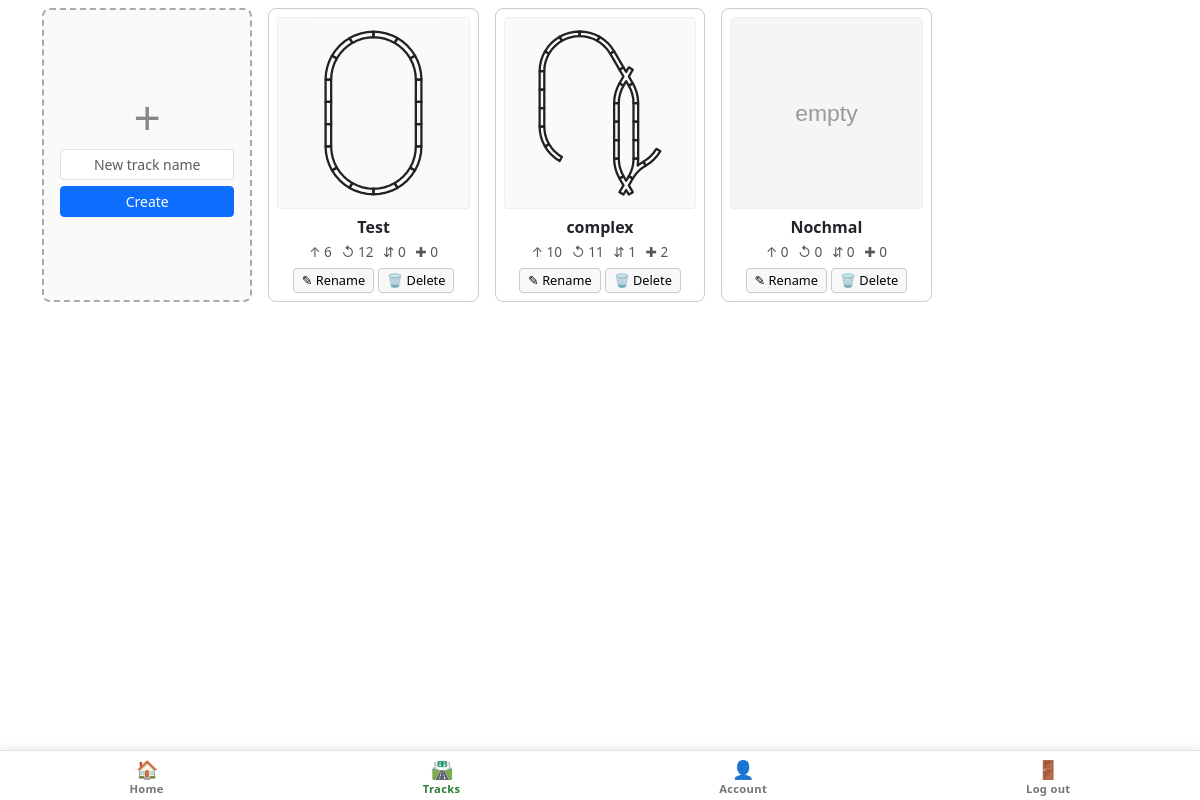
The page /track_open (signed in) on the database as committed earlier.
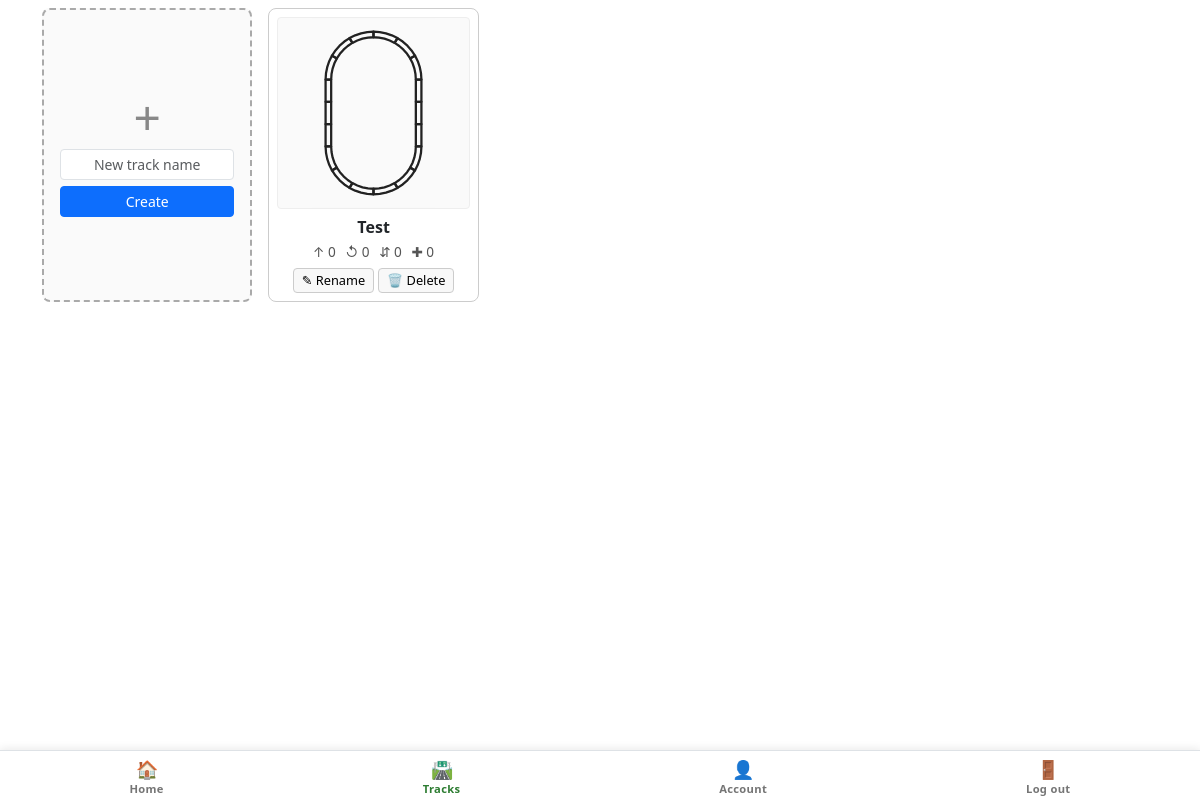
The same page on the database as committed later.
### tables this page shows
CREATE TABLE tracks (
	id INTEGER NOT NULL, 
	user_id INTEGER NOT NULL, 
	title TEXT NOT NULL, 
	PRIMARY KEY (id), 
	FOREIGN KEY(user_id) REFERENCES users (id) ON DELETE CASCADE
);

### duplo/blueprints/tracks.py (the view, shortened to what this page needs)
@bp.route("/track_open", methods=["GET", "POST"])
@login_required
def track_open():
    if request.method == "GET":
        tracks = tracks_read(user_id=session["user_id"])
        track_info = []
        for t in tracks:
            if not os.path.exists(thumbnail_file(t["id"])):
                generate_thumbnail(t["id"])
            track_info.append({
                "id": t["id"],
                "title": t["title"],
                "counts": piece_counts(t["id"]),
                "thumbnail": thumbnail_url(t["id"]),
            })
        return render_template("track_open.html", tracks=track_info)

### duplo/auth.py (called while the page is built)
def login_required(f):
    @wraps(f)
    def decorated_function(*args, **kwargs):
        if session.get("user_id") is None:
            return redirect("/")
        return f(*args, **kwargs)
    return decorated_function

### duplo/extensions.py (called while the page is built)
def sql(cmd, **params):
    is_sqlite = current_app.config["SQLALCHEMY_DATABASE_URI"].startswith("sqlite")
    if "PRAGMA" in cmd and not is_sqlite:
        return None
    logger = current_app.logger
    if logger.isEnabledFor(logging.DEBUG):
        logger.debug("SQL: %s | params=%s", cmd, params)
        db.session.commit()
    stmt = text(cmd)
    result = db.session.execute(stmt, params or None)
    lowered = cmd.lstrip().lower()
    if lowered.startswith(("insert", "update", "delete")) or "pragma" in lowered:
        db.session.commit()
    if lowered.startswith("select"):
        rows = [dict(row._mapping) for row in result]
        if logger.isEnabledFor(logging.DEBUG):
            logger.debug("SQL result: %s", rows)
        return rows
    return None

### duplo/repositories/layouts.py (called while the page is built)
def pieces_read(track_id):
    rows = sql(
        "select id, piece, x, y, rot from pieces"
        " where track_id = :track_id order by id",
        track_id=track_id,
    )
    return [
        {"id": r["id"], "type": r["piece"],
         "x": float(r["x"]), "y": float(r["y"]), "rot": int(r["rot"])}
        for r in rows
    ]

### duplo/repositories/tracks.py (called while the page is built)
def tracks_read(user_id):
    return sql(
        "select id, title from tracks where user_id = :user_id",
        user_id=user_id,
    )

### duplo/services/thumbnails.py (called while the page is built)
def _thumb_dir():
    return os.path.join(current_app.static_folder, 'thumbnails')

def thumbnail_file(track_id):
    return os.path.join(_thumb_dir(), f'{track_id}.svg')

def thumbnail_url(track_id):
    return f'/static/thumbnails/{track_id}.svg'

def piece_counts(track_id):
    pieces = [i['type'] for i in pieces_read(track_id=track_id)]
    return {p: sum(1 for x in pieces if x == p) for p in PIECE_TYPES}

### templates/track_open.html (shortened to what this page needs)
{% extends "layout.html" %}
{% block head %}
<link rel="stylesheet" href="{{ asset_url('css/track_open.css') }}">
{% endblock %}
{% block main %}
<div class="track-grid">
    <div class="new-card">
        <div class="plus">+</div>
        <form action="/track_create" method="post">
            <input class="form-control form-control-sm" type="text" name="title"
                placeholder="New track name" pattern="[A-Za-z0-9]+" autocomplete="off" required>
            <button class="btn btn-primary btn-sm" type="submit">Create</button>
        </form>
    </div>
    {% for track in tracks %}
    <div class="track-card">
        <form action="/track_open" method="post">
            <button type="submit" class="open-btn" title="Open {{ track.title }}">
                <img class="thumb" src="{{ track.thumbnail }}" alt="{{ track.title }} thumbnail">
                <div class="title">{{ track.title }}</div>
                <div class="pieces">
                    <span title="Straight">&ShortUpArrow; {{ track.counts.straight }}</span>
                    <span title="Curve">&#8634; {{ track.counts.curve }}</span>
                    <span title="Switch">&#8693; {{ track.counts.switch }}</span>
                    <span title="Crossing">&#10010; {{ track.counts.crossing }}</span>
                </div>
            </button>
        </form>
        <div class="card-actions">
            <form action="/track_rename" method="post"
                onsubmit="var n=prompt('New name for &quot;{{ track.title|e }}&quot;:','{{ track.title|e }}');
                         if(!n||!/^[A-Za-z0-9]+$/.test(n)){alert('Invalid name');return false;}
                         this.new_title.value=n;return true;">
                <button type="submit" title="Rename">&#9998; Rename</button>
            </form>
            <form action="/track_delete" method="post"
                onsubmit="return confirm('Delete &quot;{{ track.title|e }}&quot;?');">
                <button type="submit" class="delete-btn" title="Delete">&#128465; Delete</button>
            </form>
        </div>
    </div>
    {% endfor %}
</div>
{% endblock %}

### templates/layout.html (shortened to what this page needs)
<!DOCTYPE html>
<html lang="en">
<head>
    <link href="https://cdn.jsdelivr.net/npm/bootstrap@5.3.3/dist/css/bootstrap.min.css" rel="stylesheet"
>
    <link rel="stylesheet" href="{{ asset_url('css/layout.css') }}">
    {% block head %}{% endblock %}
</head>
<body>
    <main class="container pb-3 text-center">
        {% block main %}{% endblock %}
    </main>
    {% if session["user_id"] %}
    <nav class="bottom-tabs" aria-label="Navigation">
        <a href="/" class="bottom-tab {% if request.path == '/' %}active{% endif %}">
            <span class="bottom-tab-icon">&#127968;</span>
            <span class="bottom-tab-label">Home</span>
        </a>
        <a href="/track_open" class="bottom-tab {% if request.path.startswith('/track') %}active{% endif %}">
            <span class="bottom-tab-icon">&#128739;</span>
            <span class="bottom-tab-label">Tracks</span>
        </a>
        <a href="/user_info" class="bottom-tab {% if request.path == '/user_info' %}active{% endif %}">
            <span class="bottom-tab-icon">&#128100;</span>
            <span class="bottom-tab-label">Account</span>
        </a>
        <a href="/user_logout" class="bottom-tab">
            <span class="bottom-tab-icon">&#128682;</span>
            <span class="bottom-tab-label">Log out</span>
        </a>
    </nav>
    {% endif %}
</body>
</html>

### static/css/layout.css (style rules this page uses)
.bottom-tabs { position: fixed; bottom: 0; left: 0; right: 0; display: flex; justify-content: space-around; background: #fff; border-top: 1px solid #dee2e6; padding: 4px 0 env(safe-area-inset-bottom, 4px); z-index: 1050; box-shadow: 0 -2px 8px rgba(0, 0, 0, 0.08); }
body:has(.bottom-tabs) { padding-bottom: 64px; }
.bottom-tab { display: flex; flex-direction: column; align-items: center; text-decoration: none; color: #757575; font-size: 0.7em; padding: 4px 8px 2px; border-radius: 8px; transition: color 0.15s, background 0.15s; -webkit-tap-highlight-color: transparent; }
.bottom-tab-icon { font-size: 1.6em; line-height: 1.2; }
.bottom-tab-label { margin-top: 1px; font-weight: 600; letter-spacing: 0.3px; }
.bottom-tab.active { color: #2e7d32; }

### static/css/track_open.css (style rules this page uses)
.track-grid { display: grid; grid-template-columns: repeat(auto-fill, minmax(200px, 1fr)); gap: 16px; margin-top: 8px; }
.track-card { position: relative; border: 1px solid #ccc; border-radius: 8px; background: #fff; padding: 8px; text-align: center; transition: box-shadow 0.15s ease, transform 0.15s ease; display: flex; flex-direction: column; align-items: stretch; font-family: inherit; }
.track-card .open-btn { all: unset; cursor: pointer; display: flex; flex-direction: column; align-items: stretch; }
.track-card .thumb { width: 100%; aspect-ratio: 1 / 1; background: #fafafa; border: 1px solid #eee; border-radius: 4px; object-fit: contain; }
.track-card .title { font-weight: bold; margin-top: 6px; word-break: break-word; }
.track-card .pieces { margin-top: 4px; font-size: 0.85em; color: #555; line-height: 1.3; }
.track-card .pieces span { display: inline-block; margin: 0 3px; }
.card-actions { margin-top: 6px; display: flex; gap: 4px; justify-content: center; }
.card-actions button { font-size: 0.8em; padding: 2px 8px; border: 1px solid #ccc; background: #f8f8f8; border-radius: 4px; cursor: pointer; }
.new-card { border: 2px dashed #aaa; border-radius: 8px; background: #fafafa; padding: 16px; display: flex; flex-direction: column; justify-content: center; align-items: center; min-height: 100%; }
.new-card .plus { font-size: 3em; line-height: 1; color: #888; margin-bottom: 8px; }
.new-card form { display: flex; flex-direction: column; gap: 6px; width: 100%; align-items: stretch; }
.new-card input { text-align: center; }

Rows that differ between the two databases and show on the page:
removed tracks: shows a picture, title "complex", counts.straight "10", counts.curve "11", counts.switch "1", counts.crossing "2"
removed tracks: shows a picture, title "Nochmal", counts.straight "0", counts.curve "0", counts.switch "0", counts.crossing "0"
computed for tracks "Test": counts.straight "6" → "0"; counts.curve "12" → "0"
